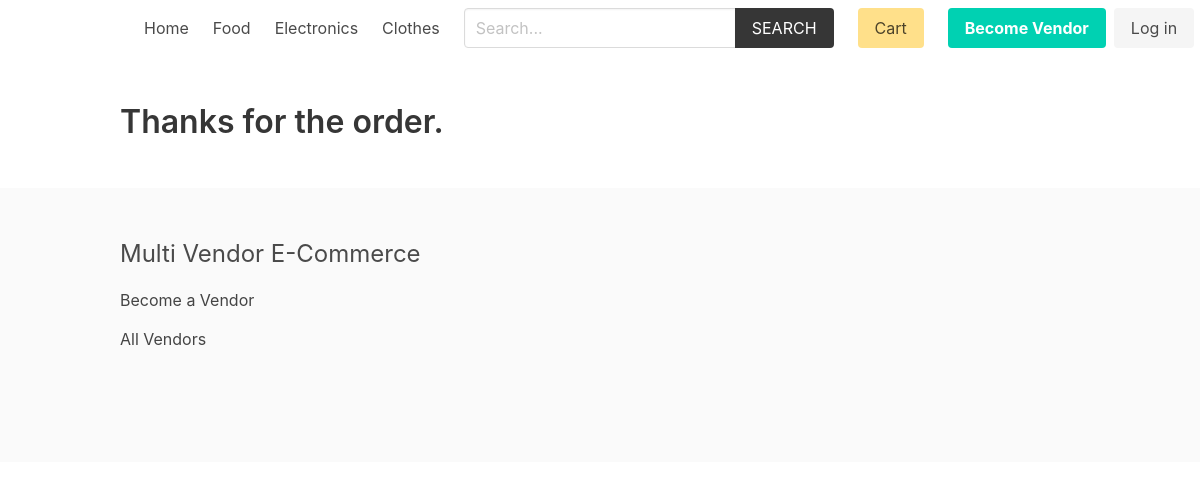
Page /cart/success/ on the committed database.
### product/models.py (models this page shows, shortened)
class Category(models.Model):
    title = models.CharField(max_length=50)
    slug = models.SlugField(max_length=55)
    ordering = models.IntegerField(default=0)
    class Meta:
        ordering = ['ordering']

### cart/views.py (the view)
# urls.py: path('success/', views.success, name="success"),
def success(request):
    return render(request, 'cart/success.html')

### cart/cart.py (called while the page is built)
    def __len__(self):
        return sum(item['quantity'] for item in self.cart.values())

### cart/context_processors.py (called while the page is built)
def cart(request):
    return {'cart': Cart(request)}

### product/context_processors.py (called while the page is built)
def menu_categories(request):
    categories = Category.objects.all()
    return {'categories': categories}

### templates/cart/success.html (shortened to what this page needs)
{% extends 'core/base.html' %}
{% block content %}
    <h1 class="title">Thanks for the order.</h1>
{% endblock content %}

### templates/core/base.html (shortened to what this page needs)
{% load static %}
<!DOCTYPE html>
<html lang="en">
<head>
    <link rel="stylesheet" href="https://cdn.jsdelivr.net/npm/bulma@0.9.2/css/bulma.min.css">
    <link rel="stylesheet" href="{% static 'css/main.css' %}">
</head>
<body>
    <div class="container">
        <nav class="navbar" role="navigation" aria-label="main navigation">
            <div class="navbar-brand">
                <a class="navbar-item" href="{% url 'core:home' %}">
                </a>
            </div>
            <div id="navbarBasicExample" class="navbar-menu">
                <div class="navbar-start">
                <a class="navbar-item" href="{% url 'core:home' %}">
                    Home
                </a>
                {% for category in categories %}
                    <a class="navbar-item" href="{% url 'product:category' category.slug %}">
                        {{category.title}}
                    </a>
                {% endfor %}
                </div>
                <div class="navbar-start">
                    <div class="navbar-item">
                        <form method="get" action="{% url 'product:search' %}">
                            <div class="field has-addons">
                                <div class="control">
                                    <input type="search" name="query" id="" class="input" placeholder="Search...">
                                </div>
                                <div class="control">
                                    <button class="button is-dark is-uppercase">Search</button>
                                </div>
                            </div>
                        </form>
                    </div>
                </div>
                <div class="navbar-end">
                <div class="navbar-item">
                    <a href="{% url 'cart:cart' %}" class="button is-warning">Cart {% if cart %}({{cart|length}}){% endif %}</a>
                </div>
                {% if request.user.is_authenticated %}
                <div class="navbar-item has-dropdown is-hoverable">
                    <a class="navbar-link is-capitalized">
                    {{user.vendor.name}}
                    </a>
                    <div class="navbar-dropdown">
                    <a class="navbar-item" href="{% url 'vendor:vendor-admin' %}">
                        Profile
                    </a>
                    <a class="navbar-item" href="{% url 'vendor:edit-vendor' %}">
                        Update Profile
                    </a>
                    <a class="navbar-item" href="{% url 'vendor:add-product' %}">
                        Add Product
                    </a>
                    <hr class="navbar-divider">
                    <a class="navbar-item" href="{% url 'vendor:logout' %}">
                        Logout
                    </a>
                    </div>
                </div>
                {% else %}
                <div class="navbar-item">
                    <div class="buttons">
                        <a class="button is-primary" href="{% url 'vendor:become-vendor' %}">
                            <strong>Become Vendor</strong>
                        </a>
                        <a class="button is-light" href="{% url 'vendor:login' %}">
                            Log in
                        </a>
                    </div>
                </div>
                {% endif %}
                </div>
            </div>
            </nav>
    </div>
    <section class="section">
        <div class="container">
            {% block content %}{% endblock content %}
        </div>
    </section>
    <footer class="footer">
        <div class="container">
            <h3 class="is-size-4 mb-4">Multi Vendor E-Commerce</h3>
            {% if request.user.is_authenticated %}
                <a href="{% url 'vendor:vendor-admin' %}">Vendor Admin</a>
            {% else %}
                <a href="{% url 'vendor:become-vendor' %}">Become a Vendor</a>
            {% endif %}
            <br>
            <a href="{% url 'vendor:vendors' %}">All Vendors</a>
        </div>
    </footer>
</body>
</html>

### core/static/css/main.css (style rules this page uses)
.footer a { margin-bottom: 15px; display: inline-block; color: #444; }

### rows in the picture
Category: title "Food"
Category: title "Electronics"
Category: title "Clothes"
